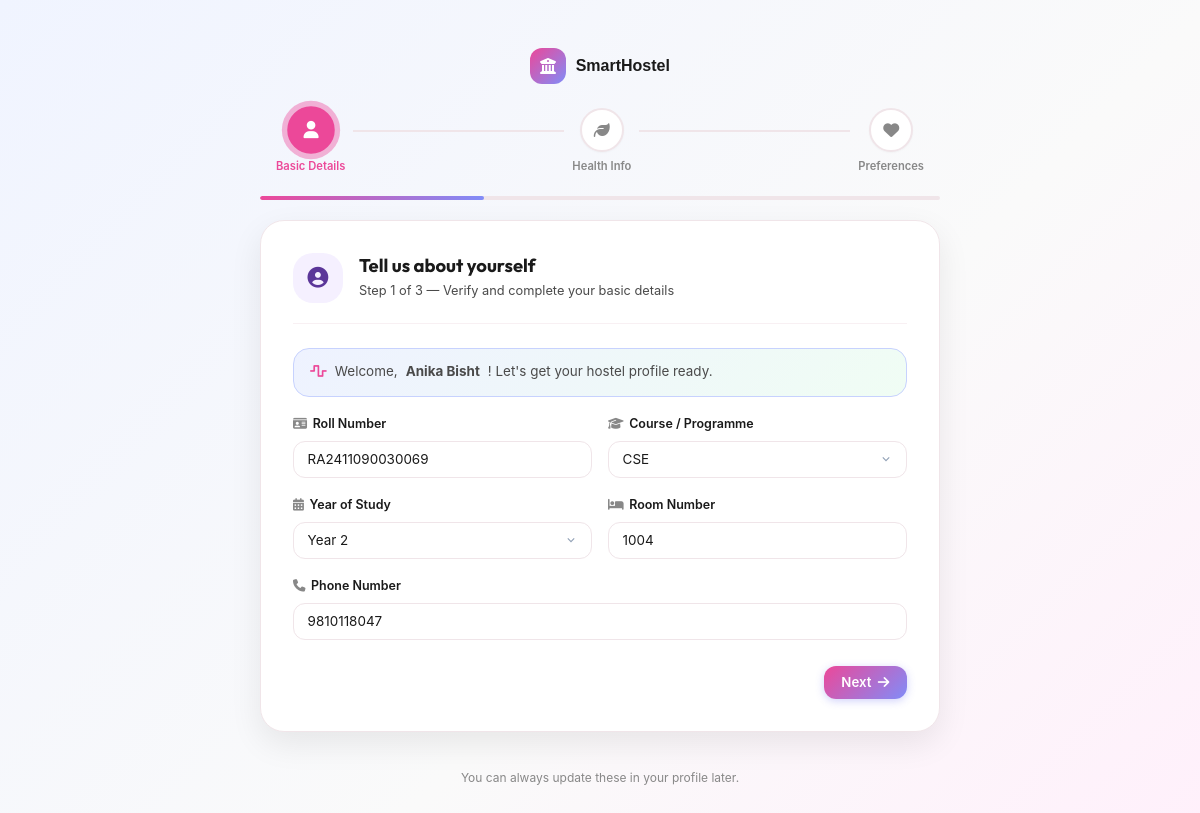
The app's page /onboarding/step1 (signed in) with its own data.
### tables this page shows
CREATE TABLE users (
            id INTEGER PRIMARY KEY AUTOINCREMENT,
            username TEXT UNIQUE NOT NULL,
            password TEXT NOT NULL,
            full_name TEXT NOT NULL,
            email TEXT UNIQUE NOT NULL,
            role TEXT CHECK(role IN ('student','warden')) NOT NULL,
            created_at TIMESTAMP DEFAULT CURRENT_TIMESTAMP
        , onboarding_complete INTEGER DEFAULT 0);

CREATE TABLE students (
            id INTEGER PRIMARY KEY AUTOINCREMENT,
            user_id INTEGER UNIQUE NOT NULL,
            roll_number TEXT UNIQUE,
            course TEXT,
            year INTEGER DEFAULT 1,
            room_number TEXT,
            phone TEXT,
            parent_name TEXT,
            parent_phone TEXT,
            address TEXT, allergies TEXT DEFAULT 'None',
            FOREIGN KEY (user_id) REFERENCES users(id) ON DELETE CASCADE
        );

### routes/onboarding.py (the view, shortened to what this page needs)
@bp.route('/step1', methods=['GET', 'POST'])
@student_required
def step1():
    uid = session['user_id']
    user    = _get_user(uid)
    student = _get_student(uid)
    pre = session.get('ob_step1', {})
    if not pre and student:
        pre = dict(
            course=student['course'] or '',
            roll_number=student['roll_number'] or '',
            phone=student['phone'] or '',
            room_number=student['room_number'] or '',
            year=str(student['year'] or '1'),
        )
    return render_template('onboarding.html', step=1,
                           user=user, student=student, pre=pre)

### app.py (called while the page is built)
@app.context_processor
def inject_unread_count():
    if 'user_id' in session:
        from services.db import get_cursor
        uid = session['user_id']
        try:
            cursor = get_cursor()
            cursor.execute("""
                SELECT COUNT(*) AS cnt FROM notifications
                WHERE (user_id = ? OR user_id IS NULL) AND is_read = 0
            """, (uid,))
            result = cursor.fetchone()
            return {'unread_count': result['cnt'] if result else 0}
        except Exception:
            return {'unread_count': 0}
    return {'unread_count': 0}

### routes/onboarding.py (called while the page is built)
def student_required(f):
    @wraps(f)
    def decorated(*args, **kwargs):
        if 'user_id' not in session or session.get('role') != 'student':
            flash('Please log in as a student first.', 'warning')
            return redirect(url_for('auth.login', role='student'))
        return f(*args, **kwargs)
    return decorated

def _get_student(uid):
    cur = get_cursor()
    cur.execute("SELECT * FROM students WHERE user_id = ?", (uid,))
    return cur.fetchone()

def _get_user(uid):
    cur = get_cursor()
    cur.execute("SELECT * FROM users WHERE id = ?", (uid,))
    return cur.fetchone()

### services/db.py (called while the page is built)
def get_db():
    if 'db' not in g:
        g.db = sqlite3.connect(Config.DB_PATH)
        g.db.row_factory = sqlite3.Row   # Access columns by name like a dict
        g.db.execute("PRAGMA foreign_keys = ON")
    return g.db

def get_cursor(dictionary=True):
    db = get_db()
    return db.cursor()

### templates/onboarding.html (shortened to what this page needs)
<!DOCTYPE html>
<html lang="en">
<head>
    <link rel="stylesheet" href="{{ url_for('static', filename='css/style.css') }}">
    <link rel="stylesheet" href="https://cdnjs.cloudflare.com/ajax/libs/font-awesome/6.5.1/css/all.min.css">
</head>
<body class="ob-body">
<div class="ob-wrapper">
    <div class="ob-brand">
        <div class="ob-brand-icon"><i class="fas fa-building-columns"></i></div>
        <span class="ob-brand-name">SmartHostel</span>
    </div>
    <div class="ob-stepper">
        <div class="ob-step {% if step >= 1 %}active{% endif %} {% if step > 1 %}done{% endif %}">
            <div class="ob-step-circle">
                {% if step > 1 %}<i class="fas fa-check"></i>{% else %}<i class="fas fa-user"></i>{% endif %}
            </div>
            <div class="ob-step-label">Basic Details</div>
        </div>
        <div class="ob-step-line {% if step > 1 %}done{% endif %}"></div>
        <div class="ob-step {% if step >= 2 %}active{% endif %} {% if step > 2 %}done{% endif %}">
            <div class="ob-step-circle">
                {% if step > 2 %}<i class="fas fa-check"></i>{% else %}<i class="fas fa-leaf"></i>{% endif %}
            </div>
            <div class="ob-step-label">Health Info</div>
        </div>
        <div class="ob-step-line {% if step > 2 %}done{% endif %}"></div>
        <div class="ob-step {% if step >= 3 %}active{% endif %}">
            <div class="ob-step-circle">
                <i class="fas fa-heart"></i>
            </div>
            <div class="ob-step-label">Preferences</div>
        </div>
    </div>
    <div class="ob-progress-bar">
        <div class="ob-progress-fill" style="width: {{ (step / 3 * 100)|int }}%"></div>
    </div>
    {% if step == 1 %}
    <div class="ob-card fade-in">
        <div class="ob-card-header">
            <div class="ob-step-icon blue"><i class="fas fa-user-circle"></i></div>
            <div>
                <h2 class="ob-card-title">Tell us about yourself</h2>
                <p class="ob-card-sub">Step 1 of 3 — Verify and complete your basic details</p>
            </div>
        </div>
        <form method="POST" action="{{ url_for('onboarding.step1') }}" class="ob-form">
            <div class="ob-welcome-banner">
                <i class="fas fa-wave-square"></i>
                Welcome, <strong>{{ session.full_name }}</strong>! Let's get your hostel profile ready.
            </div>
            <div class="form-row">
                <div class="form-group">
                    <label><i class="fas fa-id-card"></i> Roll Number</label>
                    <input type="text" name="roll_number"
                           value="{{ pre.roll_number or '' }}"
                           placeholder="e.g. CS2024001" required>
                </div>
                <div class="form-group">
                    <label><i class="fas fa-graduation-cap"></i> Course / Programme</label>
                    <select name="course">
                        {% if pre.course and pre.course not in ['B.Tech CSE','B.Tech ECE','B.Tech ME','B.Tech Civil','B.Tech EE',
                                     'M.Tech CSE','M.Tech ECE','MCA','MBA','B.Sc','M.Sc','BBA','BCA','PhD'] %}
                        <option value="{{ pre.course }}" selected>{{ pre.course }}</option>
                        {% endif %}
                    </select>
                </div>
            </div>
            <div class="form-row">
                <div class="form-group">
                    <label><i class="fas fa-calendar-alt"></i> Year of Study</label>
                    <select name="year">
                        {% for y in [1,2,3,4,5] %}
                        <option value="{{ y }}" {% if pre.year|string == y|string %}selected{% endif %}>Year {{ y }}</option>
                        {% endfor %}
                    </select>
                </div>
                <div class="form-group">
                    <label><i class="fas fa-bed"></i> Room Number</label>
                    <input type="text" name="room_number"
                           value="{{ pre.room_number or '' }}"
                           placeholder="e.g. A-101">
                </div>
            </div>
            <div class="form-group">
                <label><i class="fas fa-phone"></i> Phone Number</label>
                <input type="tel" name="phone"
                       value="{{ pre.phone or '' }}"
                       placeholder="10-digit mobile number">
            </div>
            <div class="ob-btn-row">
                <button type="submit" class="btn btn-primary btn-lg ob-btn-next">
                    Next <i class="fas fa-arrow-right"></i>
                </button>
            </div>
        </form>
    </div>
    {% endif %}
    <p style="text-align:center;font-size:.75rem;color:var(--text-3);margin-top:1rem;">
        You can always update these in your profile later.
    </p>
</div>
</body>
</html>

### records on screen
users: full_name "Anika Bisht"
students: roll_number "RA2411090030069", course "CSE", year "Year 2", room_number "1004", phone "9810118047"
